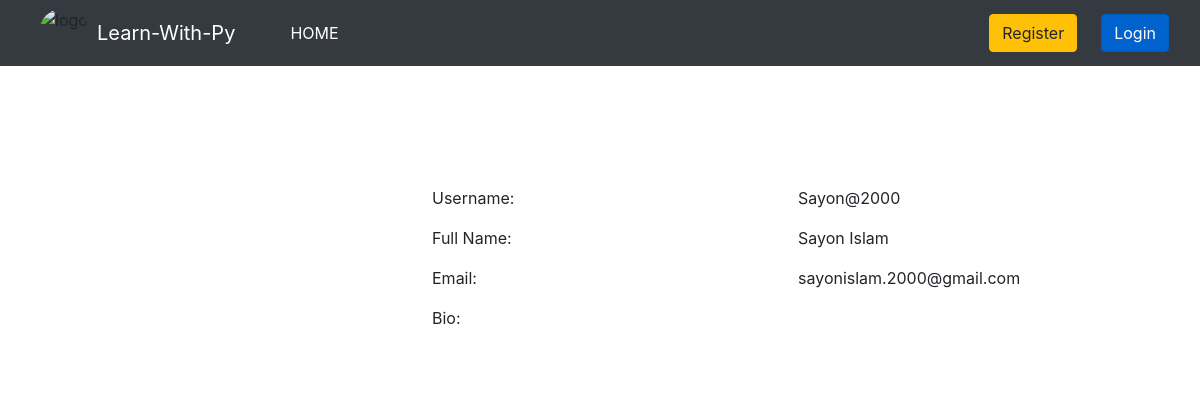
The app's page /user_profile/17/ with its own data.
### home/models.py (models this page shows, shortened)
class BlogPost(models.Model):
    query=models.CharField(max_length=255)
    author= models.ForeignKey(User, on_delete=models.CASCADE)
    tagline=models.CharField(max_length=130)
    details=models.TextField()
    image = models.ImageField(upload_to="profile_pics", blank=True, null=True)
    dateTime=models.DateTimeField(auto_now_add=True)

### home/views.py (the view)
# urls.py: path("user_profile/<int:myid>/", views.user_profile, name="user_profile"),
def user_profile(request, myid):
    post = BlogPost.objects.filter(id=myid)
    return render(request, "user_profile.html", {'post':post})

### home/templates/user_profile.html (shortened to what this page needs)
{% extends 'base.html' %}
{% block body %}
<div class="container profile">
            <form method="post">
                <div class="row">
                    {% for i in post %}
                    <div class="col-md-4">
                    </div>
                    <div class="col-md-8">
                        <div class="profile-tab">
                            <div class="tab-pane">
                                <br><br>
                                        <div class="row">
                                            <div class="col-md-6">
                                                <label>Username:</label>
                                            </div>
                                            <div class="col-md-6">
                                                <p>{{i.author}}</p>
                                            </div>
                                        </div>
                                        <div class="row">
                                            <div class="col-md-6">
                                                <label>Full Name:</label>
                                            </div>
                                            <div class="col-md-6">
                                                <p>{{i.author.get_full_name}}</p>
                                            </div>
                                        </div>
                                        <div class="row">
                                            <div class="col-md-6">
                                                <label>Email:</label>
                                            </div>
                                            <div class="col-md-6">
                                                <p>{{i.author.email}}</p>
                                            </div>
                                        </div>
                                        <div class="row">
                                            <div class="col-md-6">
                                                <label>Bio:</label>
                                            </div>
                                            <div class="col-md-6">
                                            </div>
                                        </div>
                                        {% endfor %}
                            </div>
                        </div>
                    </div>
            </form>
            </div>
        {% endblock %}

### records on screen
BlogPost: author "Sayon@2000", author.get_full_name "Sayon Islam", author.email "sayonislam.2000@gmail.com"
